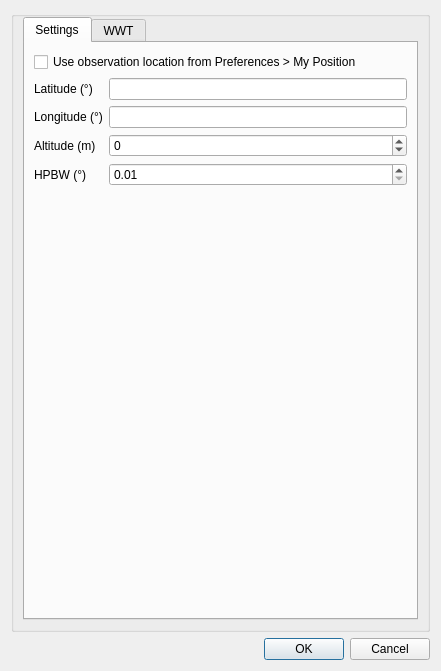
<?xml version="1.0" encoding="UTF-8"?>
<ui version="4.0">
 <class>SkyMapSettingsDialog</class>
 <widget class="QDialog" name="SkyMapSettingsDialog">
  <property name="geometry">
   <rect>
    <x>0</x>
    <y>0</y>
    <width>441</width>
    <height>671</height>
   </rect>
  </property>
  <property name="font">
   <font>
    <pointsize>9</pointsize>
   </font>
  </property>
  <property name="windowTitle">
   <string>SkyMap Display Settings</string>
  </property>
  <layout class="QVBoxLayout" name="verticalLayout">
   <item>
    <widget class="QGroupBox" name="groupBox">
     <layout class="QVBoxLayout" name="verticalLayout_2">
      <property name="topMargin">
       <number>0</number>
      </property>
      <item>
       <widget class="QTabWidget" name="tabWidget">
        <property name="currentIndex">
         <number>0</number>
        </property>
        <widget class="QWidget" name="tab">
         <attribute name="title">
          <string>Settings</string>
         </attribute>
         <layout class="QFormLayout" name="formLayout">
          <item row="0" column="0" colspan="2">
           <widget class="QCheckBox" name="useMyPosition">
            <property name="text">
             <string>Use observation location from Preferences &gt; My Position</string>
            </property>
           </widget>
          </item>
          <item row="1" column="0">
           <widget class="QLabel" name="latitudeLabel">
            <property name="text">
             <string>Latitude (°)</string>
            </property>
           </widget>
          </item>
          <item row="2" column="0">
           <widget class="QLabel" name="longitudeLabel">
            <property name="text">
             <string>Longitude (°)</string>
            </property>
           </widget>
          </item>
          <item row="3" column="0">
           <widget class="QLabel" name="altitudeLabel">
            <property name="text">
             <string>Altitude (m)</string>
            </property>
           </widget>
          </item>
          <item row="3" column="1">
           <widget class="QSpinBox" name="altitude">
            <property name="toolTip">
             <string>Antenna/observation altitude in metres</string>
            </property>
            <property name="minimum">
             <number>-100</number>
            </property>
            <property name="maximum">
             <number>10000</number>
            </property>
           </widget>
          </item>
          <item row="4" column="0">
           <widget class="QLabel" name="hpbwLabel">
            <property name="text">
             <string>HPBW (°)</string>
            </property>
           </widget>
          </item>
          <item row="4" column="1">
           <widget class="QDoubleSpinBox" name="hpbw">
            <property name="toolTip">
             <string>Antenna half-power beamwidth in degrees</string>
            </property>
            <property name="minimum">
             <double>0.010000000000000</double>
            </property>
            <property name="maximum">
             <double>360.000000000000000</double>
            </property>
           </widget>
          </item>
          <item row="1" column="1">
           <widget class="QLineEdit" name="latitude">
            <property name="toolTip">
             <string>Latitude of antenna/observation location in degrees. North positive</string>
            </property>
           </widget>
          </item>
          <item row="2" column="1">
           <widget class="QLineEdit" name="longitude">
            <property name="toolTip">
             <string>Longitude of antenna/observation location in degrees. East positive</string>
            </property>
           </widget>
          </item>
         </layout>
        </widget>
        <widget class="QWidget" name="skymapsTab">
         <attribute name="title">
          <string>WWT</string>
         </attribute>
         <layout class="QGridLayout" name="gridLayout">
          <item row="2" column="0" colspan="2">
           <widget class="QGroupBox" name="gridGroupBox">
            <property name="title">
             <string>Grids</string>
            </property>
            <layout class="QFormLayout" name="formLayout_3">
             <item row="0" column="0">
              <widget class="QCheckBox" name="ecliptic">
               <property name="minimumSize">
                <size>
                 <width>160</width>
                 <height>0</height>
                </size>
               </property>
               <property name="text">
                <string>Ecliptic</string>
               </property>
              </widget>
             </item>
             <item row="1" column="0">
              <widget class="QCheckBox" name="eclipticGrid">
               <property name="text">
                <string>Ecliptic Grid</string>
               </property>
              </widget>
             </item>
             <item row="0" column="1">
              <widget class="QCheckBox" name="eclipticOverviewText">
               <property name="enabled">
                <bool>false</bool>
               </property>
               <property name="text">
                <string>Ecliptic Overview Text</string>
               </property>
              </widget>
             </item>
             <item row="1" column="1">
              <widget class="QCheckBox" name="eclipticGridText">
               <property name="enabled">
                <bool>false</bool>
               </property>
               <property name="text">
                <string>Ecliptic Grid Text</string>
               </property>
              </widget>
             </item>
             <item row="2" column="0">
              <widget class="QCheckBox" name="altAzGrid">
               <property name="text">
                <string>Alt Az Grid</string>
               </property>
              </widget>
             </item>
             <item row="2" column="1">
              <widget class="QCheckBox" name="altAzGridText">
               <property name="enabled">
                <bool>false</bool>
               </property>
               <property name="text">
                <string>Alt Az Grid Text</string>
               </property>
              </widget>
             </item>
             <item row="3" column="0">
              <widget class="QCheckBox" name="equatorialGrid">
               <property name="text">
                <string>Equatorial Grid</string>
               </property>
              </widget>
             </item>
             <item row="3" column="1">
              <widget class="QCheckBox" name="equatorialGridText">
               <property name="enabled">
                <bool>false</bool>
               </property>
               <property name="text">
                <string>Equatorial Grid Text</string>
               </property>
              </widget>
             </item>
             <item row="4" column="0">
              <widget class="QCheckBox" name="galacticGrid">
               <property name="text">
                <string>Galactic Grid</string>
               </property>
              </widget>
             </item>
             <item row="4" column="1">
              <widget class="QCheckBox" name="galacticGridText">
               <property name="enabled">
                <bool>false</bool>
               </property>
               <property name="text">
                <string>Galactic Grid Text</string>
               </property>
              </widget>
             </item>
             <item row="5" column="0">
              <widget class="QCheckBox" name="precessionChart">
               <property name="text">
                <string>Precession Chart</string>
               </property>
              </widget>
             </item>
            </layout>
           </widget>
          </item>
          <item row="23" column="0">
           <spacer name="verticalSpacer">
            <property name="orientation">
             <enum>Qt::Vertical</enum>
            </property>
            <property name="sizeHint" stdset="0">
             <size>
              <width>20</width>
              <height>40</height>
             </size>
            </property>
           </spacer>
          </item>
          <item row="0" column="0" colspan="2">
           <widget class="QGroupBox" name="constellationGroupBox">
            <property name="title">
             <string>Constellations</string>
            </property>
            <layout class="QFormLayout" name="formLayout_2">
             <item row="0" column="1">
              <widget class="QCheckBox" name="constellationFigures">
               <property name="toolTip">
                <string>Display constellation stick figures</string>
               </property>
               <property name="text">
                <string>Figures</string>
               </property>
              </widget>
             </item>
             <item row="2" column="0">
              <widget class="QCheckBox" name="constellationBoundaries">
               <property name="minimumSize">
                <size>
                 <width>160</width>
                 <height>0</height>
                </size>
               </property>
               <property name="toolTip">
                <string>Display boundaries between constellations</string>
               </property>
               <property name="text">
                <string>Boundaries</string>
               </property>
              </widget>
             </item>
             <item row="2" column="1">
              <widget class="QCheckBox" name="constellationSelection">
               <property name="toolTip">
                <string>Displays boundary only for constellation at the center of view</string>
               </property>
               <property name="text">
                <string>Centre boundary only</string>
               </property>
              </widget>
             </item>
             <item row="0" column="0">
              <widget class="QCheckBox" name="constellationLabels">
               <property name="toolTip">
                <string>Display constellation names</string>
               </property>
               <property name="text">
                <string>Labels</string>
               </property>
              </widget>
             </item>
             <item row="1" column="0">
              <widget class="QCheckBox" name="constellationPictures">
               <property name="toolTip">
                <string>Display constellation pictures</string>
               </property>
               <property name="text">
                <string>Pictures</string>
               </property>
              </widget>
             </item>
            </layout>
           </widget>
          </item>
          <item row="19" column="0">
           <widget class="QCheckBox" name="iss">
            <property name="toolTip">
             <string>Display ISS model</string>
            </property>
            <property name="text">
             <string>ISS</string>
            </property>
           </widget>
          </item>
          <item row="3" column="0">
           <widget class="QGroupBox" name="solarSystemGroupBox">
            <property name="toolTip">
             <string>Settings that apply only to the Solar System view</string>
            </property>
            <property name="title">
             <string>Solar System View</string>
            </property>
            <layout class="QFormLayout" name="formLayout_4">
             <item row="0" column="0">
              <widget class="QCheckBox" name="solarSystemCosmos">
               <property name="minimumSize">
                <size>
                 <width>160</width>
                 <height>0</height>
                </size>
               </property>
               <property name="toolTip">
                <string>Displays cosmos (when zoomed far out)</string>
               </property>
               <property name="text">
                <string>Cosmos</string>
               </property>
              </widget>
             </item>
             <item row="0" column="1">
              <widget class="QCheckBox" name="solarSystemMilkyWay">
               <property name="toolTip">
                <string>Displays Milky Way</string>
               </property>
               <property name="text">
                <string>Milky Way</string>
               </property>
              </widget>
             </item>
             <item row="1" column="0">
              <widget class="QCheckBox" name="solarSystemStars">
               <property name="toolTip">
                <string>Displays stars</string>
               </property>
               <property name="text">
                <string>Stars</string>
               </property>
              </widget>
             </item>
             <item row="2" column="0">
              <widget class="QCheckBox" name="solarSystemPlanets">
               <property name="toolTip">
                <string>Displays planets</string>
               </property>
               <property name="text">
                <string>Planets</string>
               </property>
              </widget>
             </item>
             <item row="2" column="1">
              <widget class="QCheckBox" name="solarSystemMinorPlanets">
               <property name="toolTip">
                <string>Displays asteroids</string>
               </property>
               <property name="text">
                <string>Asteroids</string>
               </property>
              </widget>
             </item>
             <item row="3" column="0">
              <widget class="QCheckBox" name="solarSystemOrbits">
               <property name="toolTip">
                <string>Displays planetary orbits</string>
               </property>
               <property name="text">
                <string>Planetary Orbits</string>
               </property>
              </widget>
             </item>
             <item row="3" column="1">
              <widget class="QCheckBox" name="solarSystemMinorOrbits">
               <property name="toolTip">
                <string>Displays orbits of moons and minor satellites</string>
               </property>
               <property name="text">
                <string>Moon and Satellite Orbits</string>
               </property>
              </widget>
             </item>
             <item row="4" column="0">
              <widget class="QCheckBox" name="solarSystemLighting">
               <property name="toolTip">
                <string>Applies lighting and shadows to planets</string>
               </property>
               <property name="text">
                <string>Lighting and Shadows</string>
               </property>
              </widget>
             </item>
             <item row="4" column="1">
              <widget class="QCheckBox" name="solarSystemMultiRes">
               <property name="toolTip">
                <string>Uses higher resolution planetary imagery when zooming in</string>
               </property>
               <property name="text">
                <string>Mulit Res Planets</string>
               </property>
              </widget>
             </item>
            </layout>
           </widget>
          </item>
         </layout>
        </widget>
       </widget>
      </item>
     </layout>
    </widget>
   </item>
   <item>
    <widget class="QDialogButtonBox" name="buttonBox">
     <property name="orientation">
      <enum>Qt::Horizontal</enum>
     </property>
     <property name="standardButtons">
      <set>QDialogButtonBox::Cancel|QDialogButtonBox::Ok</set>
     </property>
    </widget>
   </item>
  </layout>
 </widget>
 <resources>
  <include location="../../../sdrgui/resources/res.qrc"/>
  <include location="icons.qrc"/>
 </resources>
 <connections>
  <connection>
   <sender>buttonBox</sender>
   <signal>accepted()</signal>
   <receiver>SkyMapSettingsDialog</receiver>
   <slot>accept()</slot>
   <hints>
    <hint type="sourcelabel">
     <x>248</x>
     <y>254</y>
    </hint>
    <hint type="destinationlabel">
     <x>157</x>
     <y>274</y>
    </hint>
   </hints>
  </connection>
  <connection>
   <sender>buttonBox</sender>
   <signal>rejected()</signal>
   <receiver>SkyMapSettingsDialog</receiver>
   <slot>reject()</slot>
   <hints>
    <hint type="sourcelabel">
     <x>316</x>
     <y>260</y>
    </hint>
    <hint type="destinationlabel">
     <x>286</x>
     <y>274</y>
    </hint>
   </hints>
  </connection>
 </connections>
</ui>
